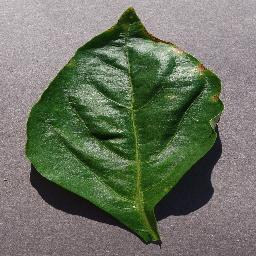
#> input picture data/organized/PlantVillage/Pepper__bell___Bacterial_spot/18df58d7-c6ac-48e5-8cb0-596b70252a8e___NREC_B.Spot 9153.JPG, 256 x 256 px, given as the content of the folder ector-main/data/organized/PlantVillage/Potato___Early_blight, which was not available
$ python test_foliage_filter.py
#> lines starting #> are read from the running program, lines starting #| are printed output that depends on the picture; after the words box and inside, x2 and y2 are one past the last pixel; in counts of white or black regions, pixels touching at a corner belong together
#> further down, im is the input picture: PIL image 256x256 RGB; mean R, G, B 108.3, 115.4, 98.6
import os
import sys
import numpy as np
from PIL import Image

if sys.platform == "win32":
    sys.stdout.reconfigure(encoding="utf-8")

DATA_DIR = r"D:\leaf-diseases-detector-main\data\organized\PlantVillage"

def evaluate_foliage_check(img: Image.Image):
    arr = np.asarray(img.convert("RGB"), dtype=np.float32)
    R, G, B = arr[:, :, 0], arr[:, :, 1], arr[:, :, 2]
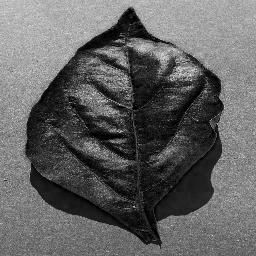
#> B: shape (256, 256) float32; min 0, max 238, mean 98.6

    # 1. Luminance
    lum = 0.299 * R + 0.587 * G + 0.114 * B
    mean_lum = float(lum.mean())
#> mean_lum = 111.4

    # 2. Excess Green (ExG)
    exg = 2.0 * G - R - B
    mean_exg = float(exg.mean())
#> mean_exg = 23.91

    # 3. HSV Foliage Coverage
    # Green/Yellow-green: H ~ 25..95 (OpenCV scale 0..180 is 1/2 of 360)
    # Let's compute directly in numpy RGB
    # Green dominance or diseased chlorosis: G > R*0.8 and G > B*0.8
    # Or in normalized color space
    total = R + G + B + 1e-6
    r_n, g_n, b_n = R / total, G / total, B / total

    # Plant foliage mask:
    # Healthy green: g_n > 0.35 and g_n > r_n and g_n > b_n
    # Yellowing/Chlorotic/Necrotic leaf tissue: (g_n + r_n > 0.70) and (g_n > 0.30) and (b_n < 0.28)
    foliage_mask = (g_n > 0.35) | ((r_n > 0.35) & (g_n > 0.28) & (b_n < 0.25))
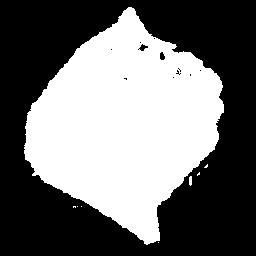
#> foliage_mask: shape (256, 256) bool; 43.4% white; 8 white regions (6 under 20 px), largest, box (x1, y1, x2, y2) and area: (24, 7, 224, 245) 28407, (189, 176, 192, 186) 27
    foliage_ratio = float(foliage_mask.mean())
#> foliage_ratio = 0.434

    return {
        "mean_lum": round(mean_lum, 2),
        "mean_exg": round(mean_exg, 2),
        "foliage_ratio": round(foliage_ratio, 4)
    }

# Test on real leaves
leaf_samples = [
    os.path.join(DATA_DIR, "Potato___Early_blight", os.listdir(os.path.join(DATA_DIR, "Potato___Early_blight"))[0]),
    os.path.join(DATA_DIR, "Tomato_Bacterial_spot", os.listdir(os.path.join(DATA_DIR, "Tomato_Bacterial_spot"))[0]),
    os.path.join(DATA_DIR, "Pepper__bell___healthy", os.listdir(os.path.join(DATA_DIR, "Pepper__bell___healthy"))[0]),
]

print("--- REAL LEAF IMAGES ---")
for p in leaf_samples:
    im = Image.open(p)
    res = evaluate_foliage_check(im)
#> res = {'mean_lum': 111.3, 'mean_exg': 23.91, 'foliage_ratio': 0.434}
    print(f"{os.path.basename(os.path.dirname(p)):25s}: Lum={res['mean_lum']:5.1f}, ExG={res['mean_exg']:6.1f}, FoliageRatio={res['foliage_ratio']*100:5.1f}%")
#| Potato___Early_blight    : Lum=111.3, ExG=  23.9, FoliageRatio= 43.4%
#> pass 3 of the loop `for p in leaf_samples:`:
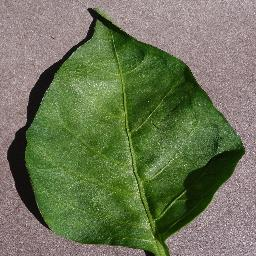
#> input picture data/organized/PlantVillage/Pepper__bell___healthy/0e1942a4-91d7-460a-8189-1a4e693cfc84___JR_HL 8896.JPG, 256 x 256 px, found by its file name
#> im is the input picture: PIL image 256x256 RGB; mean R, G, B 108, 117.3, 86.2
#> mean_lum = 111
#> in evaluate_foliage_check (call 3), `exg = 2.0 * G - R - B`:
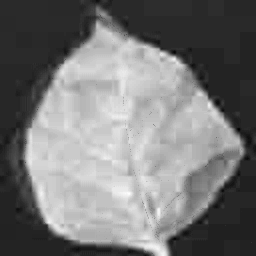
#> exg: shape (256, 256) float32; min -47, max 139, mean 40.3; drawn with min black and max white
#> mean_exg = 40.31
#> in evaluate_foliage_check (call 3), `foliage_mask = (g_n > 0.35) | ((r_n > 0.35) & (g_n > 0.28) & (b_n < 0...`:
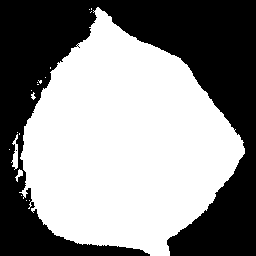
#> foliage_mask: shape (256, 256) bool; 54.9% white; 2 black regions (1 under 20 px), largest, box (x1, y1, x2, y2) and area: (0, 0, 256, 256) 29578
#> foliage_ratio = 0.549
#> res = {'mean_lum': 111, 'mean_exg': 40.31, 'foliage_ratio': 0.549}
#| Pepper__bell___healthy   : Lum=111.0, ExG=  40.3, FoliageRatio= 54.9%

# Test on non-leaf synthetic images
print("\n--- NON-LEAF SYNTHETIC IMAGES ---")
# 1. Human skin
skin_arr = np.random.normal(loc=[210, 150, 130], scale=[10, 8, 8], size=(224, 224, 3)).clip(0, 255).astype(np.uint8)
skin_img = Image.fromarray(skin_arr)
res_skin = evaluate_foliage_check(skin_img)
#> in evaluate_foliage_check (call 4), `lum = 0.299 * R + 0.587 * G + 0.114 * B`:
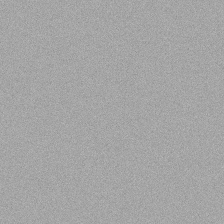
#> lum: shape (224, 224) float32; min 142.5, max 187.4, mean 165.2
#> in evaluate_foliage_check (call 4), `mean_lum = float(lum.mean())`: mean_lum = 165.2
#> in evaluate_foliage_check (call 4), `exg = 2.0 * G - R - B`:
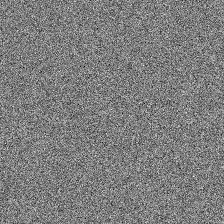
#> exg: shape (224, 224) float32; min -127, max 49, mean -39.9; drawn with min black and max white
#> in evaluate_foliage_check (call 4), `mean_exg = float(exg.mean())`: mean_exg = -39.86
#> in evaluate_foliage_check (call 4), `foliage_mask = (g_n > 0.35) | ((r_n > 0.35) & (g_n > 0.28) & (b_n < 0...`: foliage_mask: shape (224, 224) bool; 13.4% white in thin lines or dots
#> in evaluate_foliage_check (call 4), `foliage_ratio = float(foliage_mask.mean())`: foliage_ratio = 0.134
#> res_skin = {'mean_lum': 165.2, 'mean_exg': -39.86, 'foliage_ratio': 0.134}
print(f"{'Human Skin':25s}: Lum={res_skin['mean_lum']:5.1f}, ExG={res_skin['mean_exg']:6.1f}, FoliageRatio={res_skin['foliage_ratio']*100:5.1f}%")
#| Human Skin               : Lum=165.2, ExG= -39.9, FoliageRatio= 13.4%

# 2. Blue fabric
fabric_arr = np.random.normal(loc=[40, 60, 180], scale=[15, 15, 20], size=(224, 224, 3)).clip(0, 255).astype(np.uint8)
fabric_img = Image.fromarray(fabric_arr)
res_fabric = evaluate_foliage_check(fabric_img)
#> in evaluate_foliage_check (call 5), `lum = 0.299 * R + 0.587 * G + 0.114 * B`:
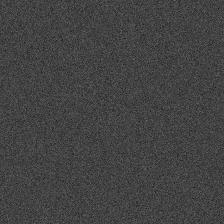
#> lum: shape (224, 224) float32; min 25.56, max 106.6, mean 67.2
#> in evaluate_foliage_check (call 5), `mean_lum = float(lum.mean())`: mean_lum = 67.19
#> in evaluate_foliage_check (call 5), `exg = 2.0 * G - R - B`:
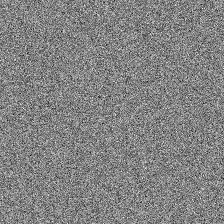
#> exg: shape (224, 224) float32; min -267, max 58, mean -99.9; drawn with min black and max white
#> in evaluate_foliage_check (call 5), `mean_exg = float(exg.mean())`: mean_exg = -99.93
#> in evaluate_foliage_check (call 5), `foliage_mask = (g_n > 0.35) | ((r_n > 0.35) & (g_n > 0.28) & (b_n < 0...`:
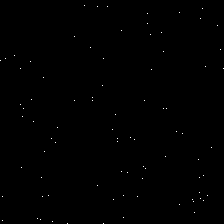
#> foliage_mask: shape (224, 224) bool; 0.17% white in thin lines or dots
#> in evaluate_foliage_check (call 5), `foliage_ratio = float(foliage_mask.mean())`: foliage_ratio = 0.00167
#> res_fabric = {'mean_lum': 67.19, 'mean_exg': -99.93, 'foliage_ratio': 0.0017}
print(f"{'Blue Fabric':25s}: Lum={res_fabric['mean_lum']:5.1f}, ExG={res_fabric['mean_exg']:6.1f}, FoliageRatio={res_fabric['foliage_ratio']*100:5.1f}%")
#| Blue Fabric              : Lum= 67.2, ExG= -99.9, FoliageRatio=  0.2%

# 3. Food / bread / burger
food_arr = np.random.normal(loc=[180, 100, 50], scale=[20, 15, 10], size=(224, 224, 3)).clip(0, 255).astype(np.uint8)
food_img = Image.fromarray(food_arr)
res_food = evaluate_foliage_check(food_img)
#> res_food = {'mean_lum': 117.8, 'mean_exg': -29.95, 'foliage_ratio': 0.727}
print(f"{'Food / Bread':25s}: Lum={res_food['mean_lum']:5.1f}, ExG={res_food['mean_exg']:6.1f}, FoliageRatio={res_food['foliage_ratio']*100:5.1f}%")
#| Food / Bread             : Lum=117.8, ExG= -29.9, FoliageRatio= 72.7%

# 4. Dark image
dark_arr = np.random.normal(loc=[15, 18, 14], scale=[3, 3, 3], size=(224, 224, 3)).clip(0, 255).astype(np.uint8)
dark_img = Image.fromarray(dark_arr)
res_dark = evaluate_foliage_check(dark_img)
#> res_dark = {'mean_lum': 16.15, 'mean_exg': 6.96, 'foliage_ratio': 0.742}
print(f"{'Dark Image':25s}: Lum={res_dark['mean_lum']:5.1f}, ExG={res_dark['mean_exg']:6.1f}, FoliageRatio={res_dark['foliage_ratio']*100:5.1f}%")
#| Dark Image               : Lum= 16.1, ExG=   7.0, FoliageRatio= 74.2%
